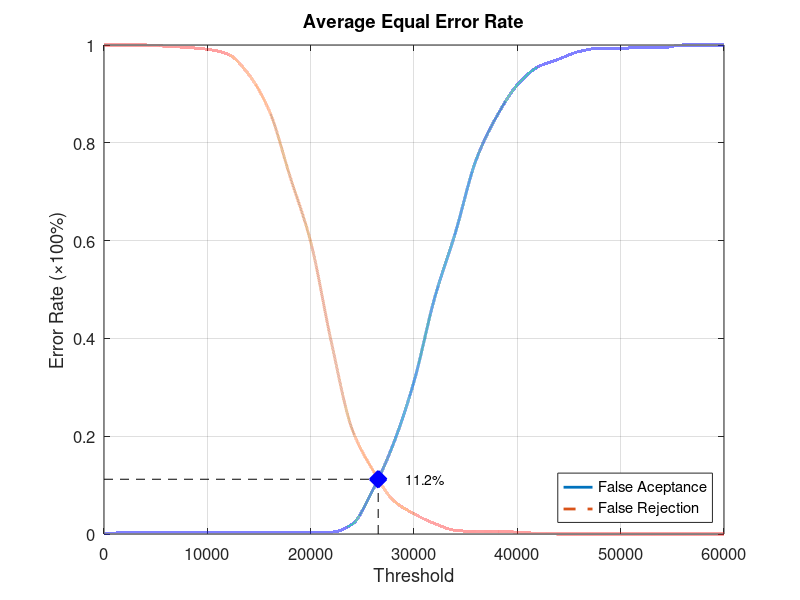
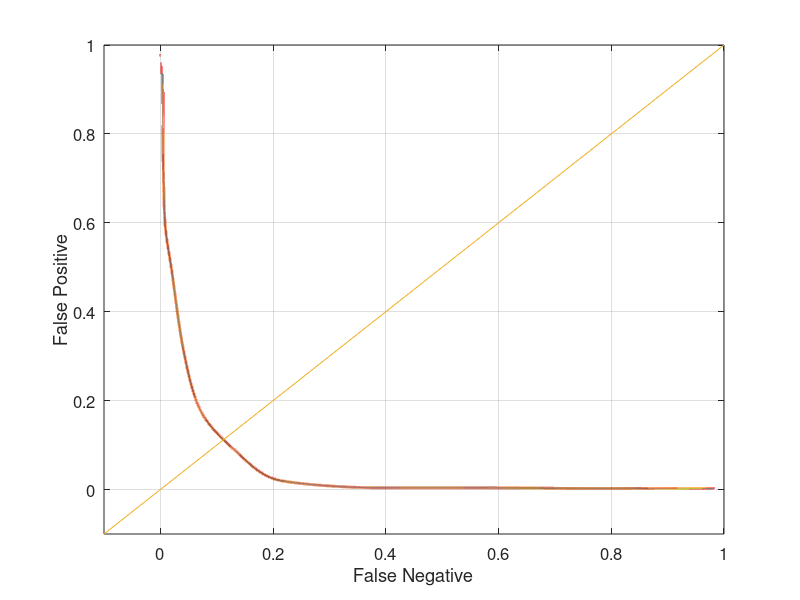

Write MATLAB code to recreate these figures, in order.
function yEER = Experiment1Average
close all;
clear;
clc;
x = 0:2000:60000;
xq = 0:0.5:60000;

y0 = [0 0.00263158 0.00263158 0.00263158 0.00263158 0.00263158 0.00263158 0.00263158 0.00263158 0.00263158 0.00394737 0.00394737 0.0197368 0.0894737 0.184211 0.311842 0.482895 0.615789 0.764474 0.853947 0.918421 0.955263 0.971053 0.986842 0.993421 0.993421 0.994737 0.994737 1 1 1];
yy0 = interp1(x, y0, xq, 'pchip');
y1 = [1 1 1 0.9975 0.995 0.99125 0.98125 0.94 0.865 0.73125 0.5975 0.3925 0.215 0.13125 0.06875 0.04125 0.02125 0.0075 0.005 0.005 0.00375 0.00125 0 0 0 0 0 0 0 0 0];
yy1 = interp1(x, y1, xq, 'pchip');

% Calculating EER: 
y2 = abs(y0 - y1);
find(y2 == min(y2))
yy2 = abs(yy0 - yy1);
xEER = find(yy2 == min(yy2));
xEERIndex = xq(xEER) % X-axis EER
yEER = yy0(xEER) % Y-axis EER

main = figure
plot(xq, yy0,'-','LineWidth', 2);	hold on
plot(xq, yy1,'--','LineWidth', 2);	hold on
plot([xEERIndex xEERIndex], [0 yEER], 'k--');	hold on
plot([0 xEERIndex], [yEER yEER], 'k--');	hold on
plot(xEERIndex, yEER, 'bx', 'LineWidth', 10);	hold on
text(xEERIndex + 10 * xEERIndex / 100, yEER, [num2str(round((10000 * yEER)) / 100) '%'])
legend('False Aceptance', 'False Rejection', 'Location', 'SouthEast')
xlabel('Threshold')
ylabel('Error Rate (\times100%)')
title('Average Equal Error Rate')
set(gca, 'FontSize', 12)
axis([0 60000 0 1])
grid on

print(main, 'Experiment1AverageMain', '-dpng');
FNRxFPR = figure('Color', [1 1 1]);
plot(yy1, yy0, '-', yy1, yy0, 'LineWidth', 2);
hold on
y = -0.1:0.1:1
plot(y, y); 
set(gca, 'FontSize', 12)
xlabel('False Negative')
ylabel('False Positive')
axis([-0.1 1 -0.1 1])
set(gca, 'FontSize', 12)
grid on

print(FNRxFPR, 'Experiment1AverageFNRxFPR','-dpng');
end
